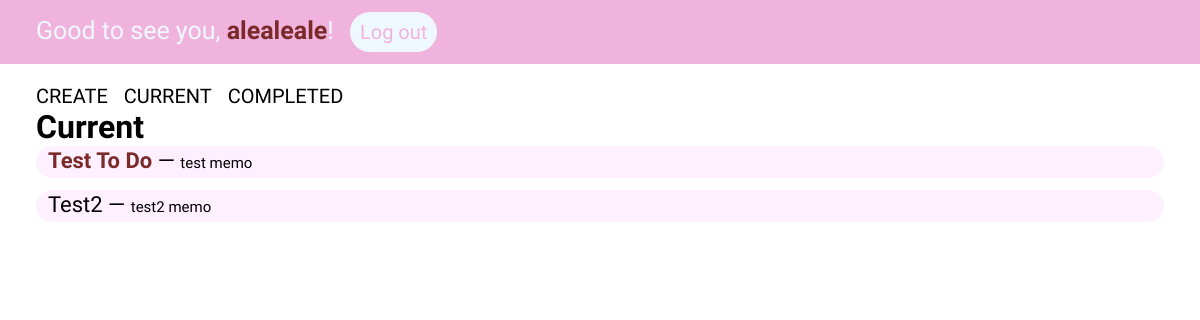
The app's page /current/ (signed in) with its own data.
### todoapp/models.py (models this page shows, shortened)
class ToDoList(models.Model):
    title = models.CharField(max_length=100)
    memo = models.TextField(blank=True)
    created = models.DateTimeField(auto_now_add=True)
    datecompleted = models.DateTimeField(null=True, blank=True)
    important = models.BooleanField(default=False)
    user = models.ForeignKey(User, on_delete=models.CASCADE)

### todoapp/views.py (the view)
# urls.py: path('current/', views.currenttodos, name='currenttodos'),
@login_required
def currenttodos(request):
    todos = ToDoList.objects.filter(user=request.user, datecompleted__isnull=True)
    return render(request, 'todoapp/currenttodos.html', {'todos': todos})

### todoapp/templates/todoapp/currenttodos.html (shortened to what this page needs)
{% extends 'todoapp/base.html' %}
{% block content %}
    <div class="navigation-title">
        <h1>Current</h1>
    </div>
    {% if todos %}
    <div>
        <ul class="todos-list">
            {% for todo in todos %}
            <li>
                <a href="{% url 'viewtodo' todo.id %}">
                {% if todo.important %}<b>{% endif %}{{ todo.title }}{% if todo.important %}</b>{% endif %}
                {% if todo.memo %} &mdash; <span class="todo-memo">{{ todo.memo }}</span>{% endif %}
                </a>
            </li>
            {% endfor %}
        </ul>
    </div>
    {% else %}
    <div class="nothing-to-do">
        <h1>Nothing to do!</h1>
    </div>
    {% endif %}
{% endblock %}

### todoapp/templates/todoapp/base.html (shortened to what this page needs)
{% load static %}
<!DOCTYPE html>
<html lang="en">
<head>
    <link rel="stylesheet" href="{% static 'css/ultimate_style.css' %}">
</head>
<body>
    {% if user.is_authenticated %}
    <div class="logged">
        Good to see you, <span class="username">{{ user.username }}</span>!
        <form action="{% url 'logoutuser' %}" method="POST">
            <button type="submit">Log out</button>
        </form>
    </div>
    <div class="navigation">
        <a href="{% url 'createtodo' %}">CREATE</a>
        <a href="{% url 'currenttodos' %}">CURRENT</a>
        <a href="{% url 'completedtodos' %}">COMPLETED</a>
    </div>
    {% else %}
        <div class="logged">
            <a href="{% url 'signupuser' %}">Sign up</a>
            <a href="{% url 'loginuser' %}">Login</a>
        </div>
    {% endif %}
    {% block content %}{% endblock %}
</body>

### todoapp/static/css/ultimate_style.css (style rules this page uses)
* { margin: 0; padding: 0; box-sizing: border-box; font-family: 'Hind'; }
button { -webkit-appearance: none; -moz-appearance: none; appearance: none; border: none; background: none; }
.logged { background-color: rgb(240, 179, 221); padding: 1% 0 1% 3%; margin-bottom: 20px; color: aliceblue; font-size: 25px; font-weight: 400; font-family: 'Alkatra'; }
.logged form { display: inline; }
.logged button { color: rgb(240, 179, 221); background-color: aliceblue; padding: 8px 10px 8px 10px; font-size: 20px; border-radius: 50px; margin-left: 10px; font-weight: 300; }
.navigation { padding: 0 0 0 3%; }
.navigation a { text-decoration: none; color: black; font-size: 20px; padding-right: 12px; font-weight: 500; }
.username { font-weight: 600; color: rgb(123, 42, 42); }
.navigation-title { margin-left: 3%; }
.navigation-title h1 { font-weight: 700; }
.todos-list { margin-left: 3%; margin-right: 3%; list-style-type: none; font-size: 22px; }
.todos-list a { display: block; text-decoration: none; background-color: rgb(254, 240, 255); padding-left: 12px; padding-right: 12px; border-radius: 20px; margin-bottom: 12px; color: rgb(0, 0, 0); line-height: 30px; }
.todos-list a b { color: rgb(123, 42, 42); }
.todo-memo { font-size: 15px; }

### records on screen
ToDoList: title "Test To Do", memo "test memo"
ToDoList: title "Test2", memo "test2 memo"

### other values on screen
{{ user.username }} "alealeale"
